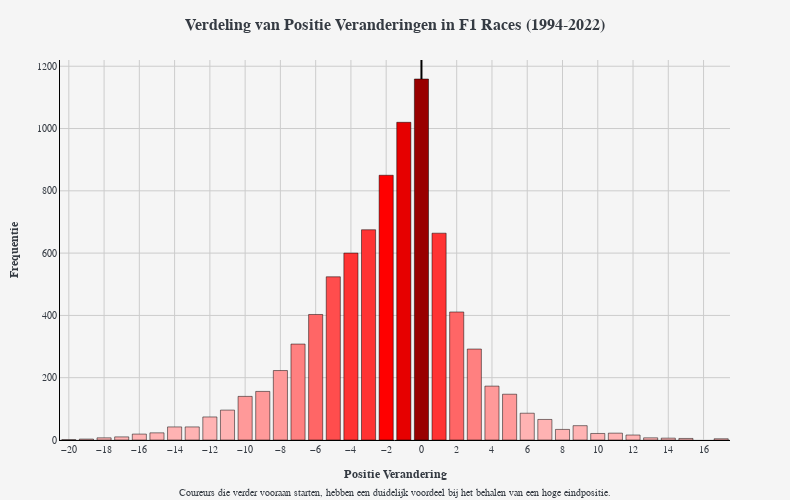

Notebook code for this chart:
### Code cell
import pandas as pd
import numpy as np
import plotly.graph_objects as go
import plotly.offline as pyo

# Ensure offline mode for HTML export
pyo.init_notebook_mode(connected=True)

# Load and prepare data
df = pd.read_csv('merged_f1_data_1994_2022.csv')

# Convert positions to numeric
df['Pos_numeric'] = pd.to_numeric(df['Pos'], errors='coerce')
df['FinPos_numeric'] = pd.to_numeric(df['FinPos'], errors='coerce')

# Extract year from data (adjust column name as needed)
if 'Year' not in df.columns:
    df['Year'] = np.random.choice(range(1994, 2023), len(df))

# Clean data and calculate position changes
valid_data = df[
    (df['Pos_numeric'].notna()) & 
    (df['FinPos_numeric'].notna()) & 
    (df['Pos_numeric'] > 0) & 
    (df['FinPos_numeric'] > 0)
].copy()

# Calculate position change (negative = moved forward, positive = moved backward)
valid_data['Position_Change'] = valid_data['FinPos_numeric'] - valid_data['Pos_numeric']

def create_position_changes_chart():
    """Create position changes bar chart with styled theme"""
    
    # Calculate frequency of each position change
    position_changes = valid_data['Position_Change'].value_counts().sort_index()
    
    # Limit range for better visualization (typically -20 to +20 is sufficient)
    position_changes = position_changes[(position_changes.index >= -20) & (position_changes.index <= 20)]
    
    # Create color mapping with red theme
    max_freq = position_changes.max()
    colors = []
    
    for freq in position_changes.values:
        # Normalize frequency to 0-1 range
        normalized_freq = freq / max_freq
        
        # Apply red color scale
        if normalized_freq <= 0.1:
            color = '#FFB3B3'  # Very light red
        elif normalized_freq <= 0.2:
            color = '#FF9999'  # Light red
        elif normalized_freq <= 0.3:
            color = '#FF8080'  # Medium light red
        elif normalized_freq <= 0.4:
            color = '#FF6666'  # Medium red
        elif normalized_freq <= 0.5:
            color = '#FF4D4D'  # Red
        elif normalized_freq <= 0.6:
            color = '#FF3333'  # Medium red
        elif normalized_freq <= 0.7:
            color = '#FF1A1A'  # Red
        elif normalized_freq <= 0.8:
            color = '#FF0000'  # Pure red (F1 red)
        elif normalized_freq <= 0.9:
            color = '#E60000'  # Dark red
        else:
            color = '#990000'  # Darkest red
        
        colors.append(color)
    
    # Create the bar chart
    fig = go.Figure(data=go.Bar(
        x=position_changes.index,
        y=position_changes.values,
        marker=dict(
            color=colors,
            line=dict(color='black', width=0.5)
        ),
        hovertemplate=
        '<b>Position Change:</b> %{x}<br>' +
        '<b>Frequency:</b> %{y} races<br>' +
        '<extra></extra>',
        name='Position Changes'
    ))
    
    # Update layout
    fig.update_layout(
        title={
            'text': '<b>Verdeling van Positie Veranderingen in F1 Races (1994-2022)</b>',
            'x': 0.5,
            'xanchor': 'center',
            'font': {'size': 16, 'color': '#343a42', 'family': 'Arial Black, sans-serif'}
        },
        
        xaxis=dict(
            title='<b>Positie Verandering</b>',
            title_font=dict(size=12, color='#343a42', family='Arial Black, sans-serif'),
            tickmode='linear',
            tick0=-20,
            dtick=2,
            showgrid=True,
            gridcolor='#cccccc',
            gridwidth=1,
            tickfont=dict(color='#343a42', size=10),
            linecolor='black',
            linewidth=1,
            zeroline=True,
            zerolinecolor='black',
            zerolinewidth=2
        ),
        
        yaxis=dict(
            title='<b>Frequentie</b>',
            title_font=dict(size=12, color='#343a42', family='Arial Black, sans-serif'),
            showgrid=True,
            gridcolor='#cccccc',
            gridwidth=1,
            tickfont=dict(color='#343a42', size=10),
            linecolor='black',
            linewidth=1
        ),
        
        width=790,
        height=500,
        font=dict(size=10, family="Arial, sans-serif", color="#343a42"),
        plot_bgcolor='rgba(0,0,0,0)',
        paper_bgcolor='#f5f5f5',  # Light gray background
        margin=dict(t=60, l=60, r=60, b=60),
        
        hovermode='x'
    )
    
    # Add annotation
    fig.add_annotation(
        x=0.5, y=-0.12,
        xref="paper", yref="paper",
        showarrow=False,
        align='center',
        xanchor='center', yanchor='top',
        text='Coureurs die verder vooraan starten, hebben een duidelijk voordeel bij het behalen van een hoge eindpositie.',
        font=dict(size=10, color='#343a42', family='Arial, sans-serif')
    )
    
    return fig

# Create the chart
fig = create_position_changes_chart()

# Config for HTML export
config = {
    'displayModeBar': True,
    'displaylogo': False,
    'modeBarButtonsToRemove': ['pan2d', 'lasso2d', 'select2d'],
    'toImageButtonOptions': {
        'format': 'png',
        'filename': 'f1_position_changes',
        'height': 500,
        'width': 790,
        'scale': 2
    },
    'responsive': True
}

# Show the plot
fig.show(config=config)

### Figure 1 — Plotly figure (JSON) as saved in the notebook; plotly's stock layout.template omitted (floating-point values rounded to 4 significant figures)
{"data": [{"hovertemplate": "<b>Position Change:</b> %{x}<br><b>Frequency:</b> %{y} races<br><extra></extra>", "marker": {"color": ["#FFB3B3", "#FFB3B3", "#FFB3B3", "#FFB3B3", "#FFB3B3", "#FFB3B3", "#FFB3B3", "#FFB3B3", "#FFB3B3", "#FFB3B3", "#FF9999", "#FF9999", "#FF9999", "#FF8080", "#FF6666", "#FF4D4D", "#FF3333", "#FF3333", "#FF0000", "#E60000", "#990000", "#FF3333", "#FF6666", "#FF8080", "#FF9999", "#FF9999", "#FFB3B3", "#FFB3B3", "#FFB3B3", "#FFB3B3", "#FFB3B3", "#FFB3B3", "#FFB3B3", "#FFB3B3", "#FFB3B3", "#FFB3B3", "#FFB3B3"], "line": {"color": "black", "width": 0.5}}, "name": "Position Changes", "type": "bar", "x": [-20.0, -19.0, -18.0, -17.0, -16.0, -15.0, -14.0, -13.0, -12.0, -11.0, -10.0, -9.0, -8.0, -7.0, -6.0, -5.0, -4.0, -3.0, -2.0, -1.0, 0.0, 1.0, 2.0, 3.0, 4.0, 5.0, 6.0, 7.0, 8.0, 9.0, 10.0, 11.0, 12.0, 13.0, 14.0, 15.0, 17.0], "y": [1, 3, 7, 10, 19, 23, 42, 42, 74, 96, 140, 156, 223, 308, 403, 524, 600, 675, 850, 1020, 1159, 664, 411, 292, 173, 147, 86, 66, 34, 46, 21, 22, 16, 7, 6, 5, 4]}], "layout": {"annotations": [{"align": "center", "font": {"color": "#343a42", "family": "Arial, sans-serif", "size": 10}, "showarrow": false, "text": "Coureurs die verder vooraan starten, hebben een duidelijk voordeel bij het behalen van een hoge eindpositie.", "x": 0.5, "xanchor": "center", "xref": "paper", "y": -0.12, "yanchor": "top", "yref": "paper"}], "font": {"color": "#343a42", "family": "Arial, sans-serif", "size": 10}, "height": 500, "hovermode": "x", "margin": {"b": 60, "l": 60, "r": 60, "t": 60}, "paper_bgcolor": "#f5f5f5", "plot_bgcolor": "rgba(0,0,0,0)", "title": {"font": {"color": "#343a42", "family": "Arial Black, sans-serif", "size": 16}, "text": "<b>Verdeling van Positie Veranderingen in F1 Races (1994-2022)</b>", "x": 0.5, "xanchor": "center"}, "width": 790, "xaxis": {"dtick": 2, "gridcolor": "#cccccc", "gridwidth": 1, "linecolor": "black", "linewidth": 1, "showgrid": true, "tick0": -20, "tickfont": {"color": "#343a42", "size": 10}, "tickmode": "linear", "title": {"font": {"color": "#343a42", "family": "Arial Black, sans-serif", "size": 12}, "text": "<b>Positie Verandering</b>"}, "zeroline": true, "zerolinecolor": "black", "zerolinewidth": 2}, "yaxis": {"gridcolor": "#cccccc", "gridwidth": 1, "linecolor": "black", "linewidth": 1, "showgrid": true, "tickfont": {"color": "#343a42", "size": 10}, "title": {"font": {"color": "#343a42", "family": "Arial Black, sans-serif", "size": 12}, "text": "<b>Frequentie</b>"}}}}
